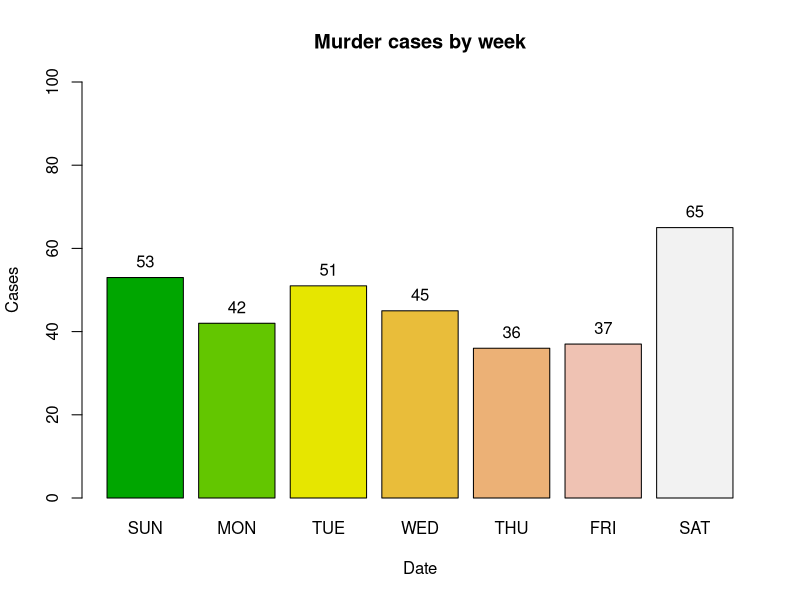

This chart was generated by the following R code:
#문제2-1
par(mfrow=c(1,1))
week <- c("SUN","MON","TUE","WED","THU","FRI","SAT")
murder<-c(53,42,51,45,36,37,65)
murderbar <- barplot(murder,names.arg=week,col=terrain.colors(7),main="Murder cases by week",xlab="Date",ylab="Cases",ylim=c(0,100))
text(x=murderbar, y=murder, labels=murder, pos=3)

#문제2-2 적합도 검증 (모든 요일에 살인사건이 벌어질 확률이 같다)
p0 <-rep(1/7, 7)
p<-c(murder/sum(murder))

chisq.test(murder,p=p0)
#귀무가설 기각 --> 요일에 따라 살인사건 발생 횟수는 달라질 수 있다. 토요일이 제일 살인사건 발생수가 높음
